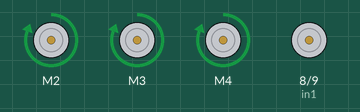
Bench run of a sketch on a simulated Arduino Uno, built with avr-gcc and run on an emulated ATmega328P. On the bench: 3 × DC motor (green arrow = forward, orange = backward, longer = faster), motor-driver pin pairs drawn as motors (green arrow = first pin HIGH = forward, orange = second pin HIGH = backward, longer = more drive, scaled by the enable pin).

Above: at 1.5 s.
At 4.5 s:
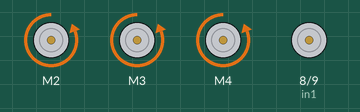
At 7.5 s:
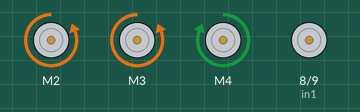
At 10.5 s:
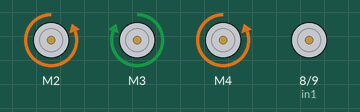
At 13.5 s:
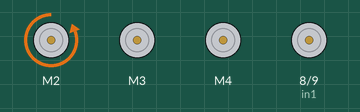
Timing chart, 0 to 19.5 s (numbered marks = the images above):
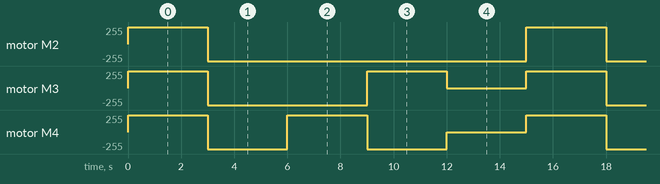

The sketch:

Motor_test.ino
```cpp
//Is the program to test the control of the movements of the robot using 4 metal geared motors with L293D motor driver module as well as the Aruino L293D motor shield and coordination with the Android app

//motor test
#include <AFMotor.h>
int enA = 3;
int in1 = 8;
int in2 = 9;
AF_DCMotor motor2(2);
AF_DCMotor motor3(3);
AF_DCMotor motor4(4);

void setup() {
  // turn on motor
  pinMode(enA, OUTPUT);

  pinMode(in1, OUTPUT);
  pinMode(in2, OUTPUT);

  pinMode(enA, 255);
  motor2.setSpeed(255);
  motor3.setSpeed(255);
  motor4.setSpeed(255);

  digitalWrite(in1, LOW);
  digitalWrite(in2, LOW);
  motor2.run(RELEASE);
  motor3.run(RELEASE);
  motor4.run(RELEASE);
}

void loop() {
  forward();
  delay(3000);
  backward();
  delay(3000);
  right();
  delay(3000);
  left();
  delay(3000);
  allstop();
  delay(3000);
}
void forward(){
  digitalWrite(in1, HIGH);
  digitalWrite(in2, LOW);
  motor2.run(FORWARD);
  motor3.run(FORWARD);
  motor4.run(FORWARD);
}
void backward(){
  digitalWrite(in1, LOW);
  digitalWrite(in2, HIGH);
  motor2.run(BACKWARD);
  motor3.run(BACKWARD);
  motor4.run(BACKWARD);
}
void right(){
  digitalWrite(8, LOW);
  digitalWrite(9,HIGH);
  digitalWrite(10,HIGH);
  digitalWrite(11,LOW);
  motor3.run(BACKWARD);
  motor4.run(FORWARD);

}
void left(){
  digitalWrite(8, HIGH);
  digitalWrite(9,LOW);
  digitalWrite(10,LOW);
  digitalWrite(11,HIGH);
  motor3.run(FORWARD);
  motor4.run(BACKWARD);
}
void allstop(){
  digitalWrite(8, LOW);
  digitalWrite(9,LOW);
  digitalWrite(10,LOW);
  digitalWrite(11,LOW);
  motor3.run(RELEASE);
  motor4.run(RELEASE);
}
```

Measured:
- by itself, motor M2: alternates forward 255/255 for 3.0 s and backward 255/255 for 12.0 s
- by itself, motor M3: repeats every 15.0 s: backward 255/255 6.0 s, forward 255/255 3.0 s, stopped 3.0 s, forward 255/255 3.0 s
- by itself, motor M4: repeats every 15.0 s: backward 255/255 3.0 s, forward 255/255 3.0 s, backward 255/255 3.0 s, stopped 3.0 s, forward 255/255 3.0 s
